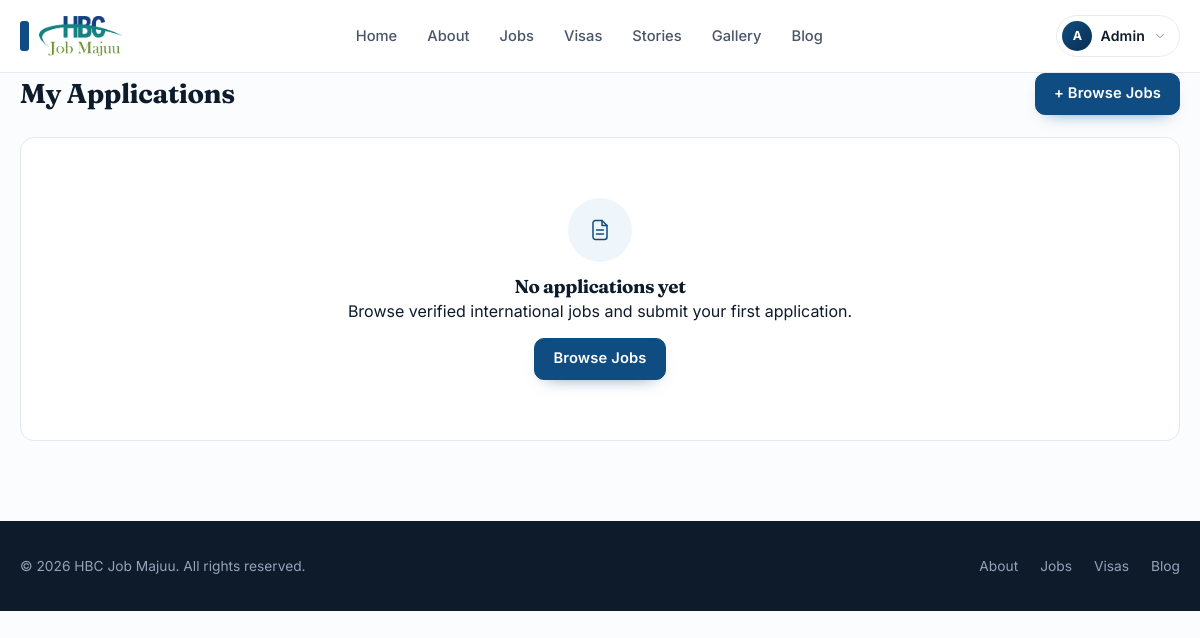
The app's page /my-applications/ (signed in), older data.
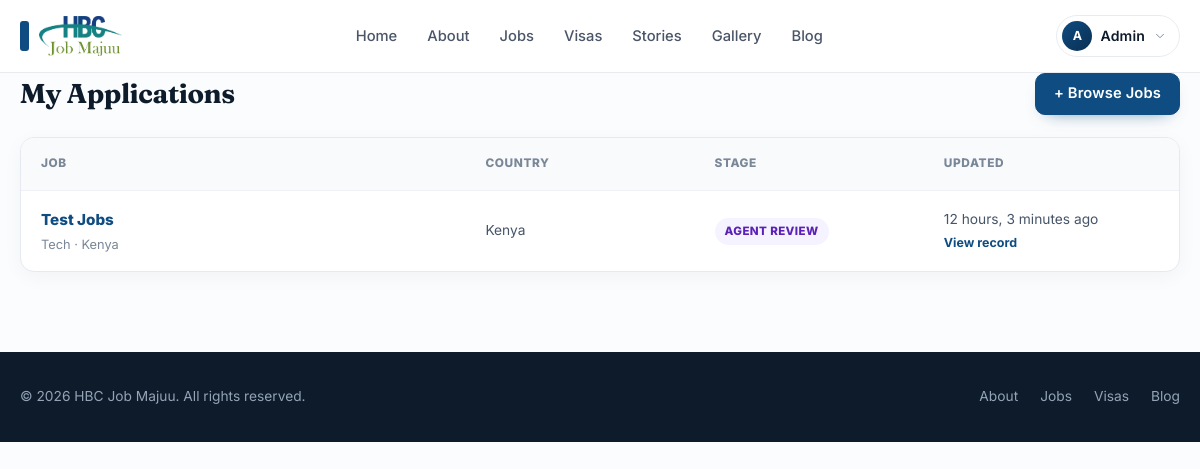
The same page, newer data.
### client/models.py (models this page shows, shortened)
class Application(models.Model):
    class ATSStage(models.TextChoices):
        SUBMITTED = "SUBMITTED", "Submitted"
        VETTING = "VETTING", "Document Verification"
        AGENT_REVIEW = "AGENT_REVIEW", "Agent Review"
        INTERVIEW = "INTERVIEW", "Interview"
        OFFER = "OFFER", "Offer Extended"
        VISA = "VISA", "Visa Processing"
        DEPLOYED = "DEPLOYED", "Deployed"
        REJECTED = "REJECTED", "Rejected"
    class VisaReadiness(models.TextChoices):
        NOT_STARTED = "NOT_STARTED", "Not started"
        PENDING = "PENDING", "Pending"
        READY = "READY", "Ready"
        UNDER_REVIEW = "UNDER_REVIEW", "Under review"
    class DocumentStatus(models.TextChoices):
        PENDING = "PENDING", "Pending"
        UPLOADED = "UPLOADED", "Uploaded"
        UNDER_REVIEW = "UNDER_REVIEW", "Under review"
        VERIFIED = "VERIFIED", "Verified"
    id = models.UUIDField(
        primary_key=True,
        default=uuid.uuid4,
        editable=False
    )
    candidate = models.ForeignKey(
        settings.AUTH_USER_MODEL,
        on_delete=models.CASCADE,
        related_name="applications"
    )
    job = models.ForeignKey(
        Job,
        on_delete=models.CASCADE,
        related_name="applications"
    )
    current_country = models.CharField(max_length=100, blank=True, default="")
    city = models.CharField(max_length=100, blank=True, default="")
    passport_number = models.CharField(max_length=50, blank=True, default="")
    years_of_experience = models.PositiveIntegerField(default=0)
    cover_letter = models.TextField(blank=True, default="")
    visa_readiness = models.CharField(
        max_length=30,
        choices=VisaReadiness.choices,
        default=VisaReadiness.PENDING,
    )
    document_status = models.CharField(
        max_length=30,
        choices=DocumentStatus.choices,
        default=DocumentStatus.PENDING,
    )
    admin_notes = models.TextField(blank=True, default="")
    ats_stage = models.CharField(
        max_length=50,
        choices=ATSStage.choices,
        default=ATSStage.SUBMITTED
    )
    tier_2_paid = models.BooleanField(default=False)
    tier_3_paid = models.BooleanField(default=False)
    assigned_agent = models.ForeignKey(
        settings.AUTH_USER_MODEL,
        on_delete=models.SET_NULL,
        null=True,
        blank=True,
        related_name="assigned_applications"
    )
    created_at = models.DateTimeField(auto_now_add=True)
    updated_at = models.DateTimeField(auto_now=True)
    class Meta:
        constraints = [
            models.UniqueConstraint(
                fields=["candidate", "job"],
                name="unique_candidate_job_application"
            )
        ]

class Job(models.Model):
    class Status(models.TextChoices):
        DRAFT = "DRAFT", "Draft"
        ACTIVE = "ACTIVE", "Active"
        FILLED = "FILLED", "Filled"
        CLOSED = "CLOSED", "Closed"
    class Visibility(models.TextChoices):
        PUBLIC = "PUBLIC", "Public"
        MEMBERS_ONLY = "MEMBERS_ONLY", "Members only"
    COUNTRY_FLAG_MAP = {
        "kenya": "🇰🇪",
        "uganda": "🇺🇬",
        "tanzania": "🇹🇿",
        "rwanda": "🇷🇼",
        "burundi": "🇧🇮",
        "ethiopia": "🇪🇹",
        "somalia": "🇸🇴",
        "south africa": "🇿🇦",
        "nigeria": "🇳🇬",
        "ghana": "🇬🇭",
        "cameroon": "🇨🇲",
        "zambia": "🇿🇲",
        "malawi": "🇲🇼",
        "mozambique": "🇲🇿",
        "egypt": "🇪🇬",
        "saudi arabia": "🇸🇦",
        "united arab emirates": "🇦🇪",
        "uae": "🇦🇪",
        "qatar": "🇶🇦",
        "oman": "🇴🇲",
        "bahrain": "🇧🇭",
        "kuwait": "🇰🇼",
        "jordan": "🇯🇴",
        "lebanon": "🇱🇧",
        "canada": "🇨🇦",
        "united states": "🇺🇸",
        "usa": "🇺🇸",
        "united kingdom": "🇬🇧",
        "uk": "🇬🇧",
        "germany": "🇩🇪",
        "france": "🇫🇷",
        "italy": "🇮🇹",
        "spain": "🇪🇸",
        "netherlands": "🇳🇱",
        "india": "🇮🇳",
        "pakistan": "🇵🇰",
        "sudan": "🇸🇩",
        "yemen": "🇾🇪",
        "oman": "🇴🇲",
    }
    id = models.UUIDField(
        primary_key=True,
        default=uuid.uuid4,
        editable=False
    )
    title = models.CharField(max_length=150)
    country = models.CharField(max_length=50)
    country_flag = models.CharField(max_length=20, blank=True, default="", help_text="Auto-generated flag for the country, such as 🇰🇪")
    sector = models.CharField(max_length=50)
    description_masked = models.TextField()
    description_full = models.TextField()
    salary_disclosed = models.BooleanField(default=False)
    salary_range = models.CharField(
        max_length=50,
        blank=True,
        null=True
    )
    tier_2_fee = models.DecimalField(
        max_digits=10,
        decimal_places=2,
        default=0.00
    )
    tier_3_fee = models.DecimalField(
        max_digits=10,
        decimal_places=2,
        default=0.00
    )
    status = models.CharField(
        max_length=20,
        choices=Status.choices,
        default=Status.ACTIVE
    )
    visibility = models.CharField(
        max_length=20,
        choices=Visibility.choices,
        default=Visibility.PUBLIC,
        help_text="Public jobs are visible to everyone; member-only jobs require membership access.",
    )
    image_url = models.URLField(max_length=500, blank=True, default="")
    cover_image = models.URLField(max_length=500, blank=True, default="", help_text="Optional cover image for the job card and detail page.")
    image_alt = models.CharField(max_length=150, blank=True, default="")
    created_at = models.DateTimeField(auto_now_add=True)
    updated_at = models.DateTimeField(auto_now=True)

### client/views.py (the view)
# urls.py: path("my-applications/", views.my_applications, name="my_applications"),
@login_required
def my_applications(request):
    applications = (
        Application.objects
        .filter(candidate=request.user)
        .select_related("job")
        .order_by("-updated_at")
    )
    context = {
        "title": "My Applications",
        "applications": applications,
        "ats_stages": Application.ATSStage.choices,
    }
    return render(request, "client/my_applications.html", context)

### client/templates/client/my_applications.html (shortened to what this page needs)
{% extends "base.html" %}
{% load static %}
{% block content %}
<div class="apps-header">
    <h1>My Applications</h1>
    <a href="{% url 'client:jobs' %}" class="btn btn-primary">+ Browse Jobs</a>
</div>
{% if applications %}
<div class="apps-table">
    <div class="apps-row header">
        <div>Job</div>
        <div>Country</div>
        <div>Stage</div>
        <div>Updated</div>
    </div>
    {% for app in applications %}
    <div class="apps-row">
        <div>
            <div class="apps-title"><a href="{% url 'client:application_detail' app.id %}"
                    style="color:#0f4c81; font-weight:800;">{{ app.job.title }}</a></div>
            <div class="apps-meta">{{ app.job.sector }} · {{ app.current_country|default:'Country pending' }}</div>
        </div>
        <div class="apps-cell">{{ app.job.country }}</div>
        <div>
            <span class="pill pill-{{ app.ats_stage|lower }}">
                {{ app.get_ats_stage_display }}
            </span>
        </div>
        <div class="apps-cell">
            {{ app.updated_at|timesince }} ago<br>
            <a href="{% url 'client:application_detail' app.id %}"
                style="color:#0f4c81;font-size:0.78rem;font-weight:700;">View record</a>
        </div>
    </div>
    {% endfor %}
</div>
{% else %}
<div class="empty-state">
    <div class="icon"></div>
    <h3>No applications yet</h3>
    <p>Browse verified international jobs and submit your first application.</p>
    <a href="{% url 'client:jobs' %}" class="btn btn-primary" style="margin-top:14px;">
        Browse Jobs
    </a>
</div>
{% endif %}
{% endblock %}

Row changes from the older to the newer data that the page shows:
added Application: job "Test Jobs", job.sector "Tech", current_country "Kenya", job.country "Kenya", ats_stage "AGENT REVIEW", updated_at "12 hours, 3 minutes"
Text that changed along with them:
text no longer shown: "No applications yet Browse verified international jobs and submit your first application. Browse Jobs"
text now shown: "JOB COUNTRY STAGE UPDATED"
